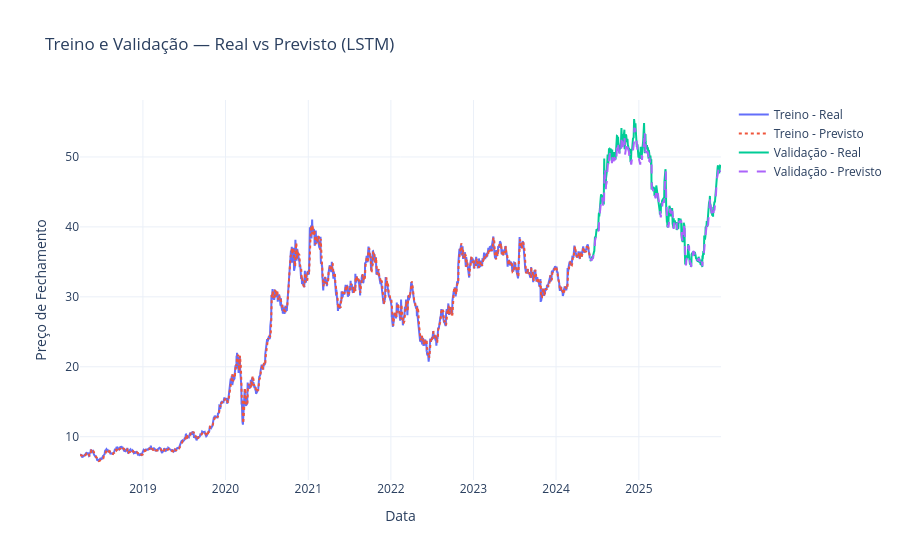

The cell this chart's notebook holds for it:
### Code cell
fig = go.Figure()

fig.add_trace(go.Scatter(
    x=datas_treino,
    y=y_plot_treino,
    mode='lines',
    name='Treino - Real'
))

fig.add_trace(go.Scatter(
    x=datas_treino,
    y=pred_plot_treino,
    mode='lines',
    name='Treino - Previsto',
    line=dict(dash='dot')
))

fig.add_trace(go.Scatter(
    x=df_plot['Date'],
    y=df_plot['Real'],
    mode='lines',
    name='Validação - Real'
))

fig.add_trace(go.Scatter(
    x=df_plot['Date'],
    y=df_plot['Previsto'],
    mode='lines',
    name='Validação - Previsto',
    line=dict(dash='dash')
))

fig.update_layout(
    title='Treino e Validação — Real vs Previsto (LSTM)',
    xaxis_title='Data',
    yaxis_title='Preço de Fechamento',
    template='plotly_white',
    hovermode='x unified'
)

fig.show()

### Figure 1 — Plotly figure (JSON) as saved in the notebook; plotly's stock layout.template omitted (floating-point values rounded to 4 significant figures; data arrays with more than 128 entries replaced by an {"elided": "..."} marker saying what was removed)
{"data": [{"mode": "lines", "name": "Treino - Real", "type": "scatter", "x": {"elided": "1530 str values"}, "y": {"elided": "1530 float values"}}, {"line": {"dash": "dot"}, "mode": "lines", "name": "Treino - Previsto", "type": "scatter", "x": {"elided": "1530 str values"}, "y": {"elided": "1530 float values"}}, {"mode": "lines", "name": "Validação - Real", "type": "scatter", "x": {"elided": "398 str values"}, "y": {"elided": "398 float values"}}, {"line": {"dash": "dash"}, "mode": "lines", "name": "Validação - Previsto", "type": "scatter", "x": {"elided": "398 str values"}, "y": {"elided": "398 float values"}}], "layout": {"hovermode": "x unified", "title": {"text": "Treino e Validação — Real vs Previsto (LSTM)"}, "xaxis": {"title": {"text": "Data"}}, "yaxis": {"title": {"text": "Preço de Fechamento"}}}}
